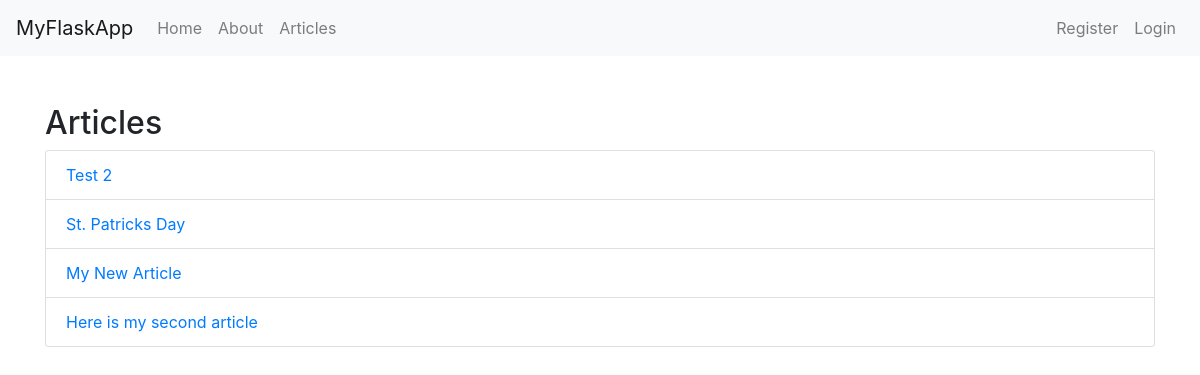
Page /articles on the earlier database version.
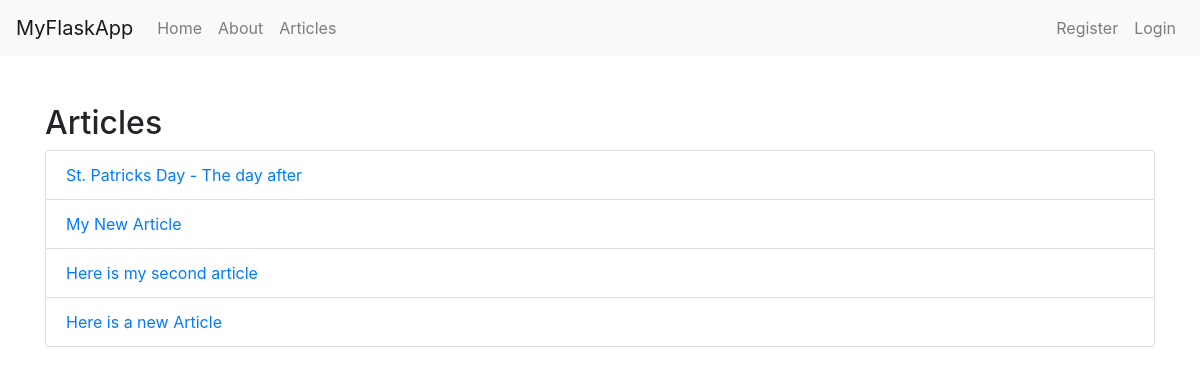
Same page on the later database version.
### tables this page shows
CREATE TABLE `articles` (
	`record`	INTEGER PRIMARY KEY AUTOINCREMENT,
	`title`	TEXT,
	`author`	TEXT,
	`body`	TEXT,
	`create_date`	TEXT DEFAULT CURRENT_TIMESTAMP
);

### app.py (the view)
@app.route('/articles')
def articles():
    connection = sqlite3.connect(DATABASE)
    connection.row_factory = sqlite3.Row
    cur = connection.cursor()
    result = cur.execute("SELECT * FROM articles")
    articles = result.fetchall()
    if articles != None:
        return render_template('articles.html', articles=articles)
    else:
        msg = 'No Articles Found.'
        return render_template('articles.html', msg=msg)
    cur.close()

### templates/articles.html
{% extends 'layout.html' %}
{% block body %}
    <br>
    <h2>Articles</h2>
    <ul class="list-group">
        {% for article in articles %}
            <li class="list-group-item"><a href="article/{{article.record}}">{{article.title}}</a></li>
        {% endfor %}
    </ul>
{% endblock %}

Differences in the rows shown:
removed articles: title "Test 2"
changed articles: title "St. Patricks Day" → "St. Patricks Day - The day after"
added articles: title "Here is a new Article"
